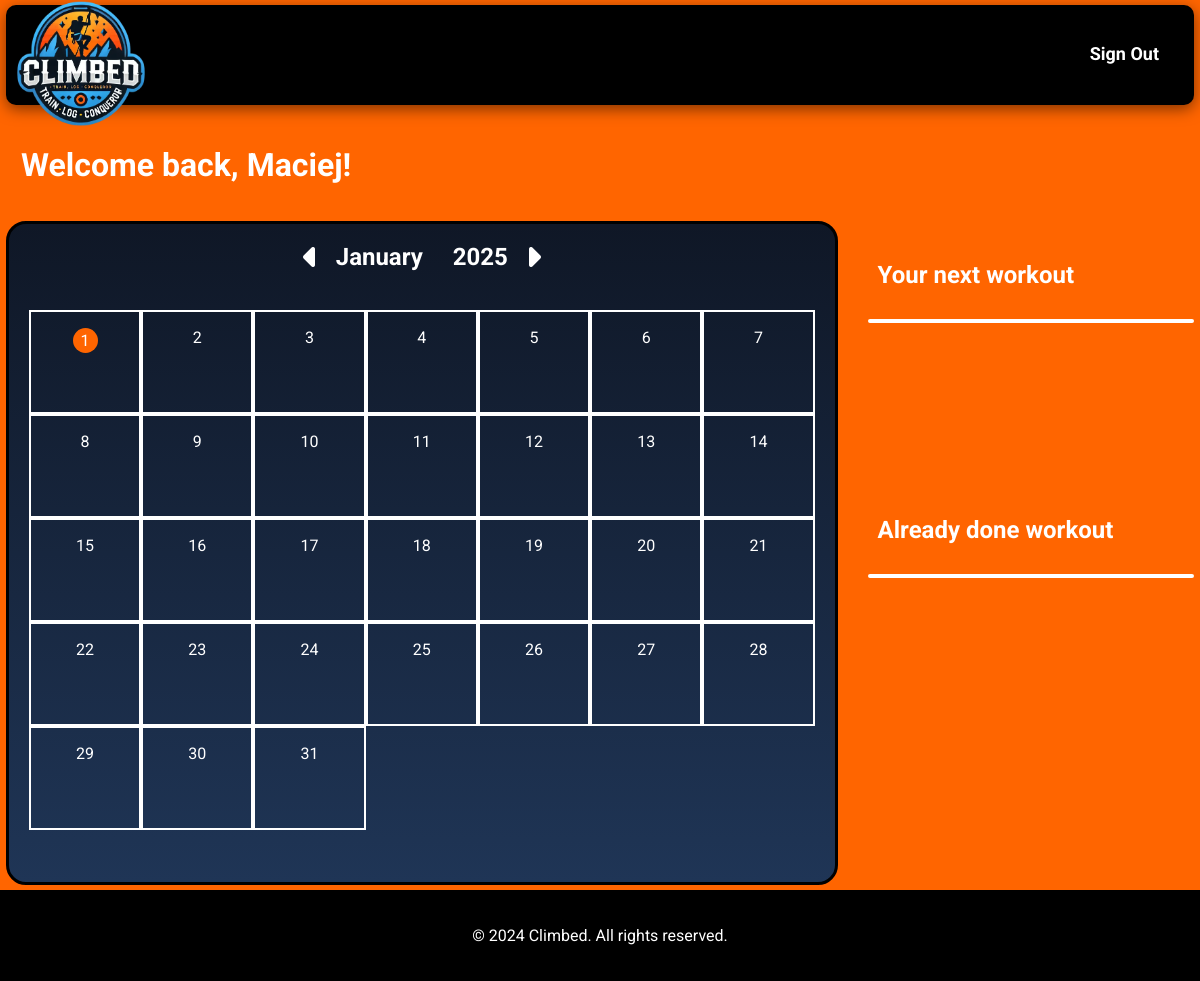
Page / (signed in) on the earlier database version.
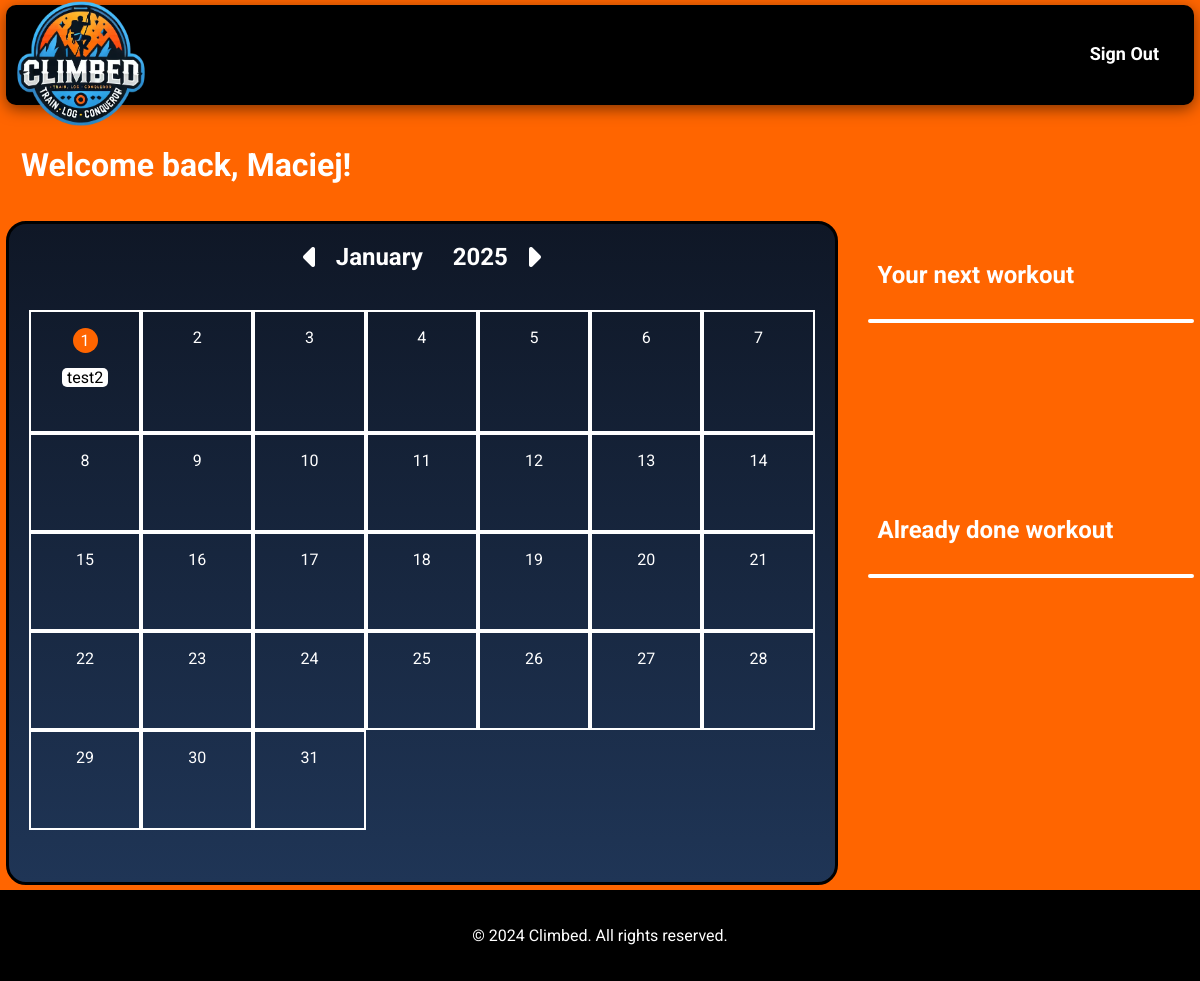
Same page on the later database version.
### climbed/models.py (models this page shows)
class Workout(models.Model):
    title = models.CharField(max_length=100)
    workout_type = models.CharField(max_length=100)
    planned_tiredness = models.IntegerField(
        validators=[MinLengthValidator(1), MaxLengthValidator(5)]
    )
    date = models.DateField()
    workout_description = models.CharField(max_length=1000)
    status = models.CharField(max_length=20, default="created")
    user = models.ForeignKey(User, on_delete=models.CASCADE)

### climbed/views.py (the view)
# urls.py: path("", views.index, name="index"),
def index(request):
    if request.user.is_authenticated:
        now = timezone.localtime(timezone.now())
        date = get_month_informations(now.month, now.year)
        return render(request, "climbed/index.html", {
            "date": date,
            "workouts": get_workouts(now.month, now.year)
            })
    else:
        return render(request, "climbed/index.html")

### climbed/helpers.py (called while the page is built)
def get_month_informations(current_month, current_year):
    if current_month > 12:
        current_month = 1
        current_year += 1
    if current_month < 1:
        current_month = 12
        current_year -= 1
    now = timezone.localtime(timezone.now())
    is_now_month = now.month == current_month
    is_now_year = now.year == current_year
    current_month_string = calendar.month_name[current_month]
    current_day = now.day
    days_in_month = calendar.monthrange(current_year, current_month)[1]
    days_list = [day for day in range(1, days_in_month+1)]
    return {
        "current_year": current_year,
        "current_month_number": current_month,
        "current_month_string": current_month_string,
        "is_now_month": is_now_month,
        "is_now_year": is_now_year,
        "current_day": current_day,
        "days_list": days_list
    }

def get_workouts(month, year):
    workouts = Workout.objects.filter(date__month=month, date__year=year)
    return workouts

### climbed/templates/climbed/index.html (shortened to what this page needs)
{% extends "climbed/layout.html" %}
{% load static %}
{% block body %}
{% if user.is_authenticated %}
   <main class="main-signin">
        <h1>Welcome back, Maciej!</h1>
        <section>
            <div class="calendar">
                <header>
                    <a href="{% url 'get_month' 'previous' date.current_month_number date.current_year %}"><i class="fa-solid fa-caret-up fa-2x fa-rotate-270"></i></a>
                    <h1 id="month-h1" class="color: white;">{{ date.current_month_string }}</h1>
                    <h1 id="year-h1" class="color: white;">{{ date.current_year }}</h1>
                    <a href="{% url 'get_month' 'next' date.current_month_number date.current_year %}"><i class="fa-solid fa-caret-up fa-2x fa-rotate-90"></i></a>
                </header>
                <div class="calendar-grid">
                    {% for day in date.days_list %}
                    <div class="day-element" data-date="{{ date.current_year }}-{{ date.current_month_number }}-{{ day }}">
                        {% if day == date.current_day %} <p class="selected-day">{{ day }}</p>
                        {% else %} <p>{{ day }}</p> {% endif %}
                        {% for workout in workouts %}
                            {% if workout.date.day == day %}
                                <div class="task" data-id="{{ workout.id }}">
                                    <span>{{ workout.title }}</span>
                                </div>
                            {% endif %}
                        {% endfor %}
                    </div>
                    {% endfor %}
                </div>
            </div>
            <div class="information">
                <h2>Your next workout</h2>
                <div class="workout-label">
                </div>
                <h2>Already done workout</h2>
                <div class="workout-label">
                </div>
            </div>
        </section>
   </main>
{% endif %}
{% endblock %}

Differences in the rows shown:
now on this page (row edited): Workout: title "test2"
